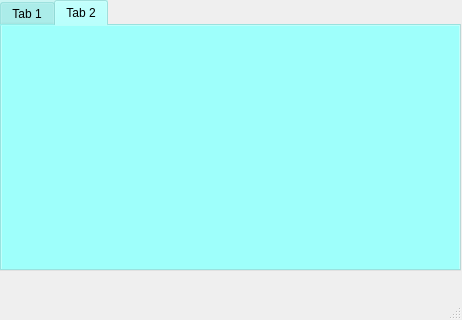
<?xml version="1.0" encoding="UTF-8"?>
<ui version="4.0">
 <class>MainWindow</class>
 <widget class="QMainWindow" name="MainWindow">
  <property name="geometry">
   <rect>
    <x>0</x>
    <y>0</y>
    <width>462</width>
    <height>320</height>
   </rect>
  </property>
  <property name="windowTitle">
   <string>MainWindow</string>
  </property>
  <widget class="QWidget" name="centralwidget">
   <widget class="QTabWidget" name="tabWidget">
    <property name="geometry">
     <rect>
      <x>0</x>
      <y>0</y>
      <width>461</width>
      <height>271</height>
     </rect>
    </property>
    <property name="styleSheet">
     <string notr="true">background:rgba(143, 255, 251, 100)</string>
    </property>
    <property name="currentIndex">
     <number>1</number>
    </property>
    <widget class="QWidget" name="tab">
     <attribute name="title">
      <string>Tab 1</string>
     </attribute>
    </widget>
    <widget class="QWidget" name="tab_2">
     <attribute name="title">
      <string>Tab 2</string>
     </attribute>
    </widget>
   </widget>
  </widget>
  <widget class="QMenuBar" name="menubar">
   <property name="geometry">
    <rect>
     <x>0</x>
     <y>0</y>
     <width>462</width>
     <height>22</height>
    </rect>
   </property>
  </widget>
  <widget class="QStatusBar" name="statusbar"/>
 </widget>
 <resources/>
 <connections/>
</ui>
